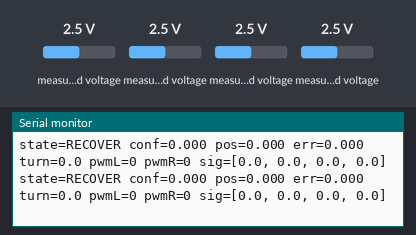
The sketch below on a simulated Arduino Uno, built for the host (arithmetic inside an expression is 32-bit, double 64-bit). Shown: the last lines printed to the serial monitor. Inputs (shaded band) come from the test bench; at power-on: measured voltage 2.5 V.

Above: at 6.2 s.
6.3 s: measured voltage (sensor 200) set to 0.1 V
At 6.65 s:
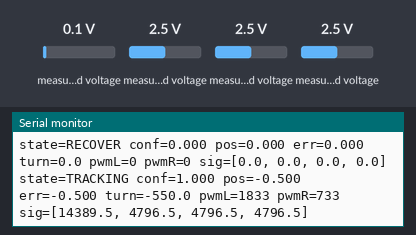
8.1 s: measured voltage (sensor 200) set to 2.5 V
At 8.49 s:
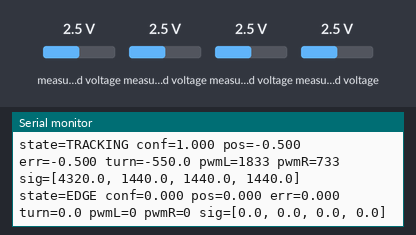
9.8 s: measured voltage (sensor 203) set to 4.9 V
At 10.11 s:
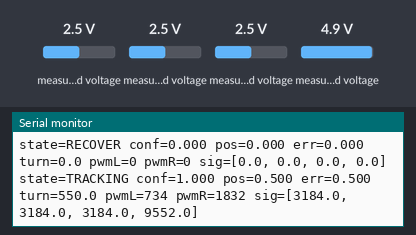
12.8 s: measured voltage (sensor 201) set to 0.1 V
At 12.96 s:
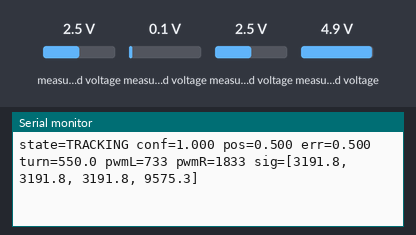
14.3 s: measured voltage (sensor 202) set to 0.1 V
At 14.38 s:
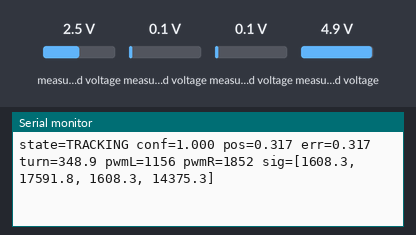
15.8 s: measured voltage (sensor 201) set to 1.2 V
At 15.81 s:
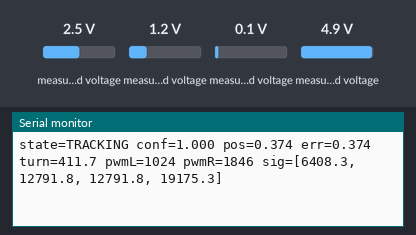
Timing chart, 0 to 18.3 s (numbered marks = the images above; inputs shaded):
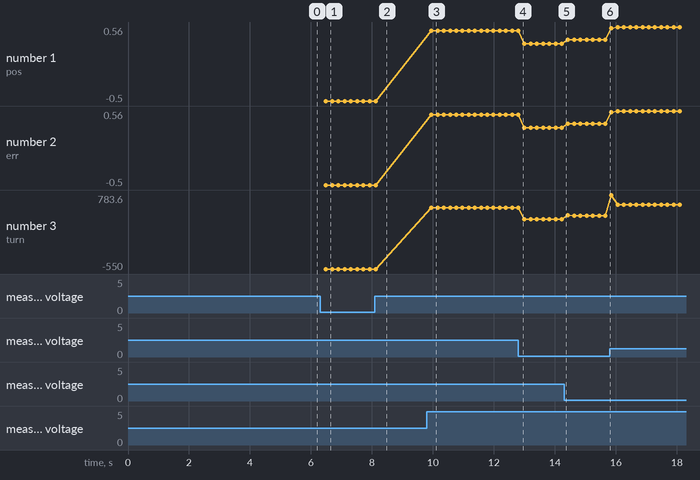

The sketch:

AGV_new.ino
```cpp
#include <Arduino.h>
#include <Wire.h>

#include "bot_state.h"
#include "calibration.h"
#include "control.h"
#include "motor_drive.h"
#include "sensor_read.h"

namespace AppConfig {

constexpr uint32_t kSerialBaud = 115200;
constexpr uint8_t kAds1115Address = 0x48;
constexpr uint8_t kPca9685Address = 0x40;
constexpr int kI2cSdaPin = 17;
constexpr int kI2cSclPin = 18;
constexpr uint8_t kOverallSpeedPercent = 160;

constexpr uint16_t kControlLoopMs = 10;
constexpr uint16_t kCalibrationSamples = 130;
constexpr uint16_t kCalibrationSampleDelayMs = 4;
constexpr uint32_t kDebugIntervalMs = 200;

constexpr float kFilterAlpha = 0.7f;
constexpr float kSignalFloor = 12.0f;

constexpr int16_t kPwmMax = 4095;
constexpr int16_t kMotorDeadzone = 120;
constexpr int16_t kBasePwmTracking = 1180;
constexpr int16_t kBasePwmEdge = 500;
constexpr int16_t kBasePwmRecover = 720;
constexpr int16_t kRecoverTurnPwm = 980;

constexpr float kKp = 1100.0f;
constexpr float kKd = 150.0f;
constexpr float kMaxTurnPwm = 3800.0f;
constexpr float kErrorDeadband = 0.008f;
constexpr float kMinBaseScale = 0.15f;
constexpr float kSpeedReductionGain = 0.96f;

constexpr float kConfidenceTotalRef = 240.0f;
constexpr float kConfidencePeakRef = 120.0f;
constexpr float kConfidenceTrackingThreshold = 0.55f;
constexpr float kConfidenceEdgeThreshold = 0.28f;
constexpr float kConfidenceLostThreshold = 0.14f;

constexpr uint32_t kEdgeToRecoverMs = 160;

// Keep this array aligned with the physical left-to-right sensor order.
// To reverse the sensor order later, only swap these positions.
constexpr float kSensorPositions[SENSOR_COUNT] = {-1.5f, -0.5f, 0.5f, 1.5f};

constexpr bool kInvertLeftMotor = false;
constexpr bool kInvertRightMotor = false;

}  // namespace AppConfig

struct CalibrationSamplerContext {
  SensorReadContext *sensor_ctx;
};

static SensorReadContext g_sensor_ctx;
static CalibrationData g_calibration;
static MotorDriveContext g_motor_ctx;
static BotStateMachine g_state_machine;
static ControlContext g_control_ctx;
static SensorReadConfig g_sensor_config;
static MotorDriveConfig g_motor_config;
static ControlConfig g_control_config;
static BotStateConfig g_state_config;

static uint32_t g_last_loop_ms = 0U;
static uint32_t g_last_debug_ms = 0U;
static bool g_init_ok = false;
static bool g_calibration_done = false;


static SensorReadConfig makeSensorConfig() {
  SensorReadConfig config;
  config.i2c_address = AppConfig::kAds1115Address;
  config.gain = GAIN_ONE;
  config.filter_alpha = AppConfig::kFilterAlpha;
  config.common_mode_rejection = true;
  config.signal_floor = AppConfig::kSignalFloor;
  return config;
}

static MotorDriveConfig makeMotorConfig() {
  MotorDriveConfig config;
  config.i2c_address = AppConfig::kPca9685Address;
  config.pwm_frequency_hz = 1000;
  config.pwm_max = AppConfig::kPwmMax;
  config.pwm_deadzone = AppConfig::kMotorDeadzone;
  config.invert_left = AppConfig::kInvertLeftMotor;
  config.invert_right = AppConfig::kInvertRightMotor;
  config.right_front = {0, 1};
  config.right_back = {6, 7};
  config.left_front = {2, 3};
  config.left_back = {4, 5};
  return config;
}

static ControlConfig makeControlConfig() {
  ControlConfig config;
  for (uint8_t i = 0; i < SENSOR_COUNT; ++i) {
    config.sensor_positions[i] = AppConfig::kSensorPositions[i];
  }
  config.confidence_total_ref = AppConfig::kConfidenceTotalRef;
  config.confidence_peak_ref = AppConfig::kConfidencePeakRef;
  config.confidence_tracking_threshold = AppConfig::kConfidenceTrackingThreshold;
  config.confidence_edge_threshold = AppConfig::kConfidenceEdgeThreshold;
  config.confidence_lost_threshold = AppConfig::kConfidenceLostThreshold;
  config.error_deadband = AppConfig::kErrorDeadband;
  config.min_base_scale = AppConfig::kMinBaseScale;
  config.speed_reduction_gain = AppConfig::kSpeedReductionGain;
  config.kp = AppConfig::kKp;
  config.kd = AppConfig::kKd;
  config.max_turn_pwm = AppConfig::kMaxTurnPwm;
  config.base_pwm_tracking = static_cast<int16_t>((static_cast<long>(AppConfig::kBasePwmTracking) *
      AppConfig::kOverallSpeedPercent) / 100L);
  config.base_pwm_edge = static_cast<int16_t>((static_cast<long>(AppConfig::kBasePwmEdge) *
      AppConfig::kOverallSpeedPercent) / 100L);
  config.base_pwm_recover = static_cast<int16_t>((static_cast<long>(AppConfig::kBasePwmRecover) *
      AppConfig::kOverallSpeedPercent) / 100L);
  config.recover_turn_pwm = AppConfig::kRecoverTurnPwm;
  return config;
}

static BotStateConfig makeStateConfig() {
  BotStateConfig config;
  config.edge_to_recover_ms = AppConfig::kEdgeToRecoverMs;
  return config;
}

static bool sampleCalibrationFrame(void *user_context, int16_t out_values[SENSOR_COUNT]) {
  CalibrationSamplerContext *sampler = static_cast<CalibrationSamplerContext *>(user_context);
  if (sampler == nullptr || sampler->sensor_ctx == nullptr || out_values == nullptr) {
    return false;
  }

  SensorRawData raw_frame;
  if (!sensorReadReadRaw(sampler->sensor_ctx, &raw_frame)) {
    return false;
  }

  for (uint8_t i = 0; i < SENSOR_COUNT; ++i) {
    out_values[i] = raw_frame.value[i];
  }

  return true;
}

static void printRateLimitedDebug(const SensorProcessedData &sensor_data,
                                  const ControlEstimate &estimate,
                                  const ControlOutput &output,
                                  BotState state,
                                  uint32_t now_ms) {
  if ((now_ms - g_last_debug_ms) < AppConfig::kDebugIntervalMs) {
    return;
  }

  g_last_debug_ms = now_ms;

  Serial.print("state=");
  Serial.print(botStateName(state));
  Serial.print(" conf=");
  Serial.print(estimate.confidence, 3);
  Serial.print(" pos=");
  Serial.print(output.position, 3);
  Serial.print(" err=");
  Serial.print(output.error, 3);
  Serial.print(" turn=");
  Serial.print(output.turn_command, 1);
  Serial.print(" pwmL=");
  Serial.print(output.left_pwm);
  Serial.print(" pwmR=");
  Serial.print(output.right_pwm);
  Serial.print(" sig=[");
  for (uint8_t i = 0; i < SENSOR_COUNT; ++i) {
    Serial.print(sensor_data.signal[i], 1);
    if (i + 1U < SENSOR_COUNT) {
      Serial.print(", ");
    }
  }
  Serial.println("]");
}

static bool performStartupCalibration() {
  motorDriveStopAll(&g_motor_ctx);
  sensorReadResetFilters(&g_sensor_ctx);

  CalibrationSamplerContext sampler = {&g_sensor_ctx};
  const bool calibrated = calibrationRunBaseline(&g_calibration,
                                                 sampleCalibrationFrame,
                                                 &sampler,
                                                 AppConfig::kCalibrationSamples,
                                                 AppConfig::kCalibrationSampleDelayMs);

  sensorReadResetFilters(&g_sensor_ctx);
  if (calibrated) {
    Serial.print("baseline=[");
    for (uint8_t i = 0; i < SENSOR_COUNT; ++i) {
      Serial.print(g_calibration.baseline[i], 1);
      if (i + 1U < SENSOR_COUNT) {
        Serial.print(", ");
      }
    }
    Serial.println("]");
  }
  return calibrated;
}

void setup() {
  Serial.begin(AppConfig::kSerialBaud);
  delay(200);

  // Use the known wiring pins directly. On ESP32-S3, board-default I2C pins often
  // do not match the pins actually used on a custom robot controller.
  Wire.begin(AppConfig::kI2cSdaPin, AppConfig::kI2cSclPin);
  Wire.setClock(400000);

  Serial.print("ads_addr=0x");
  Serial.println(AppConfig::kAds1115Address, HEX);
  Serial.print("pca_addr=0x");
  Serial.println(AppConfig::kPca9685Address, HEX);
  Serial.print("i2c_pins=");
  Serial.print(AppConfig::kI2cSdaPin);
  Serial.print(",");
  Serial.println(AppConfig::kI2cSclPin);
  Serial.print("base_speed_percent=");
  Serial.println(AppConfig::kOverallSpeedPercent);

  g_sensor_config = makeSensorConfig();
  g_motor_config = makeMotorConfig();
  g_control_config = makeControlConfig();
  g_state_config = makeStateConfig();

  botStateInit(&g_state_machine, millis());
  controlInit(&g_control_ctx, &g_control_config);
  calibrationReset(&g_calibration);

  const bool ads_ok = sensorReadInit(&g_sensor_ctx, &g_sensor_config, &Wire);
  const bool pca_ok = motorDriveInit(&g_motor_ctx, &g_motor_config, &Wire);
  g_init_ok = ads_ok && pca_ok;

  if (!ads_ok) {
    Serial.println("ads_init_failed");
  }
  if (!pca_ok) {
    Serial.println("pca_init_failed");
  }

  if (!g_init_ok) {
    Serial.println("init_failed");
    botStateTransition(&g_state_machine, BOT_ERROR, millis());
    return;
  }

  motorDriveStopAll(&g_motor_ctx);
  botStateTransition(&g_state_machine, BOT_CALIBRATING, millis());

  g_calibration_done = performStartupCalibration();
  if (!g_calibration_done) {
    Serial.println("calibration_failed");
    motorDriveStopAll(&g_motor_ctx);
    botStateTransition(&g_state_machine, BOT_ERROR, millis());
    return;
  }

  controlReset(&g_control_ctx);
  botStateTransition(&g_state_machine, BOT_TRACKING, millis());
  Serial.println("tracking_ready");
}

void loop() {
  const uint32_t now_ms = millis();
  if ((now_ms - g_last_loop_ms) < AppConfig::kControlLoopMs) {
    return;
  }
  g_last_loop_ms = now_ms;

  if (!g_init_ok || g_state_machine.current_state == BOT_ERROR) {
    motorDriveStopAll(&g_motor_ctx);
    return;
  }

  SensorRawData raw_frame;
  if (!sensorReadReadRaw(&g_sensor_ctx, &raw_frame)) {
    botStateTransition(&g_state_machine, BOT_ERROR, now_ms);
    motorDriveStopAll(&g_motor_ctx);
    return;
  }

  SensorProcessedData processed_frame;
  if (!sensorReadProcess(&g_sensor_ctx, &raw_frame, &g_calibration, &processed_frame)) {
    botStateTransition(&g_state_machine, BOT_ERROR, now_ms);
    motorDriveStopAll(&g_motor_ctx);
    return;
  }

  ControlEstimate estimate;
  controlEstimateLine(&g_control_ctx, &processed_frame, &estimate);

  BotStateInputs state_inputs;
  state_inputs.init_ok = g_init_ok;
  state_inputs.calibration_done = g_calibration_done;
  state_inputs.line_present = estimate.line_present;
  state_inputs.line_strong = estimate.line_strong;
  state_inputs.position = estimate.position;
  state_inputs.error = estimate.error;
  state_inputs.now_ms = now_ms;

  const BotState state = botStateUpdate(&g_state_machine, &g_state_config, &state_inputs);
  const ControlOutput output = controlCompute(&g_control_ctx, &estimate, state, now_ms);

  motorDriveSetMotors(&g_motor_ctx, output.left_pwm, output.right_pwm);
  printRateLimitedDebug(processed_frame, estimate, output, state, now_ms);
}
```

bot_common.h
```cpp
#ifndef BOT_COMMON_H
#define BOT_COMMON_H

#include <stdint.h>

static const uint8_t SENSOR_COUNT = 4;

#endif
```

bot_state.cpp
```cpp
#include "bot_state.h"

namespace {

float signOrLast(float value, float last_sign) {
  if (value > 0.001f) {
    return 1.0f;
  }
  if (value < -0.001f) {
    return -1.0f;
  }
  return (last_sign != 0.0f) ? last_sign : 1.0f;
}

}  // namespace

void botStateInit(BotStateMachine *machine, uint32_t now_ms) {
  if (machine == nullptr) {
    return;
  }

  machine->current_state = BOT_IDLE;
  machine->state_entry_ms = now_ms;
  machine->last_valid_line_ms = now_ms;
  machine->last_valid_position = 0.0f;
  machine->last_error_sign = 1.0f;
}

void botStateTransition(BotStateMachine *machine, BotState next_state, uint32_t now_ms) {
  if (machine == nullptr) {
    return;
  }

  machine->current_state = next_state;
  machine->state_entry_ms = now_ms;
}

BotState botStateUpdate(BotStateMachine *machine, const BotStateConfig *config, const BotStateInputs *inputs) {
  if (machine == nullptr || config == nullptr || inputs == nullptr) {
    return BOT_ERROR;
  }

  if (!inputs->init_ok) {
    botStateTransition(machine, BOT_ERROR, inputs->now_ms);
    return machine->current_state;
  }

  if (inputs->line_strong) {
    machine->last_valid_line_ms = inputs->now_ms;
    machine->last_valid_position = inputs->position;
    machine->last_error_sign = signOrLast(inputs->error, machine->last_error_sign);
  }

  switch (machine->current_state) {
    case BOT_IDLE:
      break;

    case BOT_CALIBRATING:
      if (inputs->calibration_done) {
        botStateTransition(machine, BOT_TRACKING, inputs->now_ms);
      }
      break;

    case BOT_TRACKING:
      if (inputs->line_strong) {
        break;
      }

      if (inputs->line_present) {
        botStateTransition(machine, BOT_EDGE, inputs->now_ms);
      } else if ((inputs->now_ms - machine->last_valid_line_ms) >= config->edge_to_recover_ms) {
        botStateTransition(machine, BOT_RECOVER, inputs->now_ms);
      } else {
        botStateTransition(machine, BOT_EDGE, inputs->now_ms);
      }
      break;

    case BOT_EDGE:
      if (inputs->line_strong) {
        botStateTransition(machine, BOT_TRACKING, inputs->now_ms);
      } else if (!inputs->line_present &&
                 (inputs->now_ms - machine->last_valid_line_ms) >= config->edge_to_recover_ms) {
        botStateTransition(machine, BOT_RECOVER, inputs->now_ms);
      }
      break;

    case BOT_RECOVER:
      if (inputs->line_strong) {
        botStateTransition(machine, BOT_TRACKING, inputs->now_ms);
      } else if (inputs->line_present) {
        botStateTransition(machine, BOT_EDGE, inputs->now_ms);
      }
      break;

    case BOT_ERROR:
      break;
  }

  return machine->current_state;
}

const char *botStateName(BotState state) {
  switch (state) {
    case BOT_IDLE:
      return "IDLE";
    case BOT_CALIBRATING:
      return "CALIBRATING";
    case BOT_TRACKING:
      return "TRACKING";
    case BOT_EDGE:
      return "EDGE";
    case BOT_RECOVER:
      return "RECOVER";
    case BOT_ERROR:
    default:
      return "ERROR";
  }
}
```

bot_state.h
```cpp
#ifndef BOT_STATE_H
#define BOT_STATE_H

#include <stdint.h>

enum BotState {
  BOT_IDLE = 0,
  BOT_CALIBRATING,
  BOT_TRACKING,
  BOT_EDGE,
  BOT_RECOVER,
  BOT_ERROR
};

struct BotStateConfig {
  uint32_t edge_to_recover_ms;
};

struct BotStateInputs {
  bool init_ok;
  bool calibration_done;
  bool line_present;
  bool line_strong;
  float position;
  float error;
  uint32_t now_ms;
};

struct BotStateMachine {
  BotState current_state;
  uint32_t state_entry_ms;
  uint32_t last_valid_line_ms;
  float last_valid_position;
  float last_error_sign;
};

void botStateInit(BotStateMachine *machine, uint32_t now_ms);
void botStateTransition(BotStateMachine *machine, BotState next_state, uint32_t now_ms);
BotState botStateUpdate(BotStateMachine *machine, const BotStateConfig *config, const BotStateInputs *inputs);
const char *botStateName(BotState state);

#endif
```

calibration.cpp
```cpp
#include "calibration.h"

#include <Arduino.h>
#include <string.h>

void calibrationReset(CalibrationData *data) {
  if (data == nullptr) {
    return;
  }

  memset(data, 0, sizeof(*data));
  for (uint8_t i = 0; i < SENSOR_COUNT; ++i) {
    data->scale[i] = 1.0f;
  }
}

bool calibrationRunBaseline(CalibrationData *data,
                            CalibrationSampleFn sample_fn,
                            void *user_context,
                            uint16_t sample_count,
                            uint16_t sample_delay_ms) {
  if (data == nullptr || sample_fn == nullptr || sample_count == 0U) {
    return false;
  }

  float sums[SENSOR_COUNT] = {0.0f, 0.0f, 0.0f, 0.0f};
  int16_t sample[SENSOR_COUNT] = {0, 0, 0, 0};

  calibrationReset(data);

  for (uint16_t n = 0; n < sample_count; ++n) {
    if (!sample_fn(user_context, sample)) {
      calibrationReset(data);
      return false;
    }

    for (uint8_t i = 0; i < SENSOR_COUNT; ++i) {
      sums[i] += static_cast<float>(sample[i]);
    }

    if (sample_delay_ms > 0U) {
      delay(sample_delay_ms);
    }
  }

  for (uint8_t i = 0; i < SENSOR_COUNT; ++i) {
    data->baseline[i] = sums[i] / static_cast<float>(sample_count);
    data->scale[i] = 1.0f;
  }

  data->sample_count = sample_count;
  data->valid = true;
  return true;
}

void calibrationSetScale(CalibrationData *data, const float scale[SENSOR_COUNT]) {
  if (data == nullptr || scale == nullptr) {
    return;
  }

  for (uint8_t i = 0; i < SENSOR_COUNT; ++i) {
    data->scale[i] = (scale[i] > 0.0f) ? scale[i] : 1.0f;
  }
}

const float *calibrationGetBaseline(const CalibrationData *data) {
  return (data != nullptr) ? data->baseline : nullptr;
}

const float *calibrationGetScale(const CalibrationData *data) {
  return (data != nullptr) ? data->scale : nullptr;
}
```

calibration.h
```cpp
#ifndef CALIBRATION_H
#define CALIBRATION_H

#include <stdint.h>

#include "bot_common.h"

struct CalibrationData {
  float baseline[SENSOR_COUNT];
  float scale[SENSOR_COUNT];
  bool valid;
  uint16_t sample_count;
};

typedef bool (*CalibrationSampleFn)(void *user_context, int16_t out_values[SENSOR_COUNT]);

void calibrationReset(CalibrationData *data);
bool calibrationRunBaseline(CalibrationData *data,
                            CalibrationSampleFn sample_fn,
                            void *user_context,
                            uint16_t sample_count,
                            uint16_t sample_delay_ms);
void calibrationSetScale(CalibrationData *data, const float scale[SENSOR_COUNT]);
const float *calibrationGetBaseline(const CalibrationData *data);
const float *calibrationGetScale(const CalibrationData *data);

#endif
```

motor_drive.h
```cpp
#ifndef MOTOR_DRIVE_H
#define MOTOR_DRIVE_H

#include <stdint.h>

#include <Adafruit_PWMServoDriver.h>
#include <Wire.h>

struct MotorChannelPair {
  uint8_t forward_channel;
  uint8_t reverse_channel;
};

struct MotorDriveConfig {
  uint8_t i2c_address;
  uint16_t pwm_frequency_hz;
  int16_t pwm_max;
  int16_t pwm_deadzone;
  bool invert_left;
  bool invert_right;
  MotorChannelPair right_front;
  MotorChannelPair right_back;
  MotorChannelPair left_front;
  MotorChannelPair left_back;
};

struct MotorDriveContext {
  Adafruit_PWMServoDriver pca;
  MotorDriveConfig config;
  bool initialized;
};

bool motorDriveInit(MotorDriveContext *ctx, const MotorDriveConfig *config, TwoWire *wire);
void motorDriveStopAll(MotorDriveContext *ctx);
void motorDriveWriteChannel(MotorDriveContext *ctx, uint8_t channel, uint16_t pwm_value);
int16_t motorDriveClamp(const MotorDriveContext *ctx, int16_t pwm_value);
void motorDriveDriveMotor(MotorDriveContext *ctx, uint8_t forward_channel, uint8_t reverse_channel, int16_t pwm_value);
void motorDriveSetMotors(MotorDriveContext *ctx, int16_t left_pwm, int16_t right_pwm);

#endif
```

Source omitted: control.cpp (6123 bytes), control.h (1522 bytes), motor_drive.cpp (3559 bytes), sensor_read.cpp (3119 bytes), sensor_read.h (1252 bytes)

Measured:
- after the input at 6.3 s, the serial monitor: prints a new line after 0.19 s (image 1)
- after the input at 8.1 s, the serial monitor: prints a new line at once (image 2)
- after the input at 9.8 s, the serial monitor: prints a new line after 0.15 s (image 3)
- plotted number 1: -0.5 → 0.5 after the input at 9.8 s, 0.5 → 0.32 after the input at 12.8 s, 0.32 → 0.37 after the input at 14.3 s, 0.37 → 0.56 after the input at 15.8 s
- plotted number 2: -0.5 → 0.5 after the input at 9.8 s, 0.5 → 0.32 after the input at 12.8 s, 0.32 → 0.37 after the input at 14.3 s, 0.37 → 0.56 after the input at 15.8 s
- plotted number 3: -550 → 550 after the input at 9.8 s, 550 → 348.9 after the input at 12.8 s, 348.9 → 411.7 after the input at 14.3 s, 411.7 → 611.5 after the input at 15.8 s
